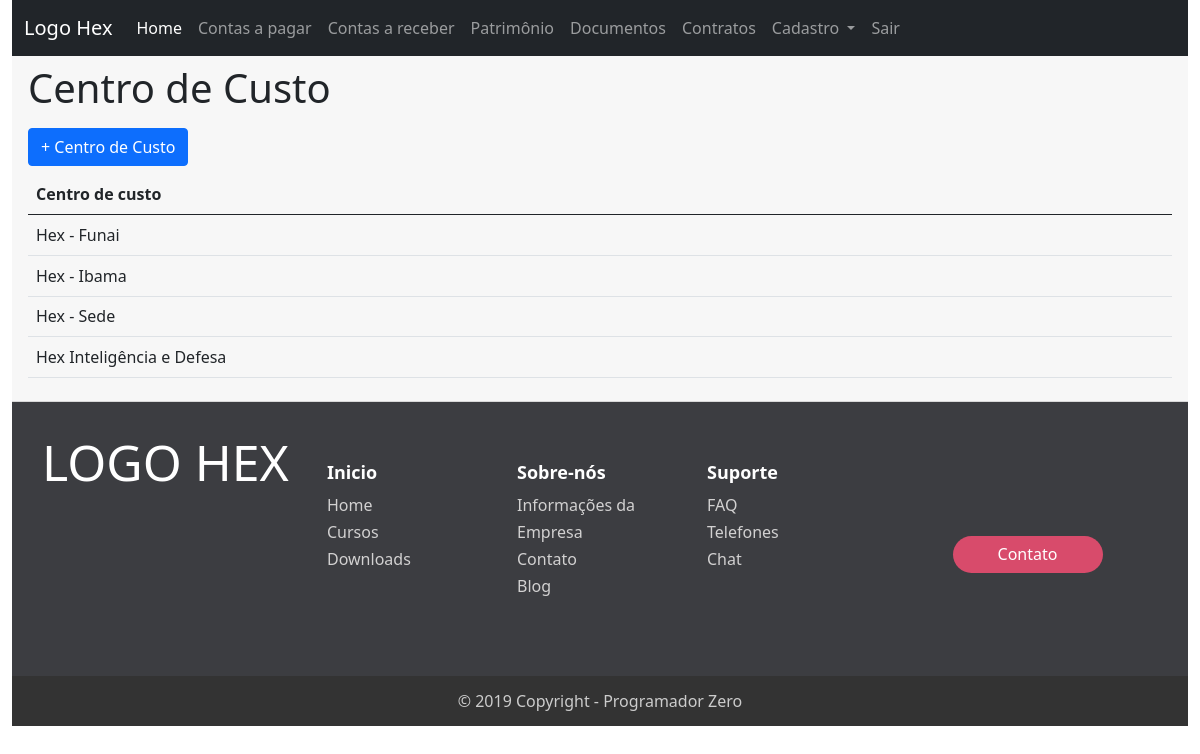
Screenshot of /centroDeCusto/ (signed in) with the database file from the repository.
### centroDeCusto/models.py (models this page shows, shortened)
class CentroDeCusto(models.Model):
	centroDeCusto = models.CharField('Centro de custo', max_length=100)

### centroDeCusto/views.py (the view)
# urls.py: path('centroDeCusto/', views.centroDeCusto, name='centroDeCusto'),
@login_required
def centroDeCusto(request):
	centroDeCusto = CentroDeCusto.objects.all().order_by('centroDeCusto')
	return render (request, 'centroDeCusto/centroDeCusto.html',{'centroDeCusto':centroDeCusto})

### centroDeCusto/templates/centroDeCusto/centroDeCusto.html (shortened to what this page needs)
{% extends 'base.html' %}
{% block content %}
<div class="card-header card-body-t ">
<div>
	<h1>Centro de Custo</h1>
		<nav class="navbar">
			<div>
				<a href="{% url 'centroDeCustoAdd'%}"><button class=" btn btn-primary"> + Centro de Custo</button></a>
			</div>
		</nav>
		<table class="table">
			<thead>
				<tr>
					<th>Centro de custo</th>
				</tr>
			</thead>
			<tbody>
			{% for centroDeCusto in centroDeCusto %}
				<tr>
					<td>{{centroDeCusto.centroDeCusto}}</td>
				<tr>
			{% endfor %}
			</tbody>
		</table>
	</div>
</div>
{% endblock%}

### rows the page displays
CentroDeCusto: centroDeCusto "Hex - Funai"
CentroDeCusto: centroDeCusto "Hex - Ibama"
CentroDeCusto: centroDeCusto "Hex - Sede"
CentroDeCusto: centroDeCusto "Hex Inteligência e Defesa"
